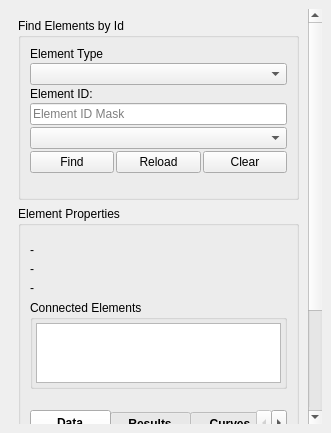
<?xml version="1.0" encoding="UTF-8"?>
<ui version="4.0">
 <class>DockWidget</class>
 <widget class="QDockWidget" name="DockWidget">
  <property name="geometry">
   <rect>
    <x>0</x>
    <y>0</y>
    <width>331</width>
    <height>433</height>
   </rect>
  </property>
  <property name="minimumSize">
   <size>
    <width>315</width>
    <height>390</height>
   </size>
  </property>
  <property name="windowTitle">
   <string>QGISRed Element Explorer</string>
  </property>
  <widget class="QWidget" name="dockWidgetContents">
   <layout class="QHBoxLayout" name="horizontalLayout">
    <item>
     <widget class="QgsScrollArea" name="scrollArea">
      <property name="frameShape">
       <enum>QFrame::NoFrame</enum>
      </property>
      <property name="lineWidth">
       <number>0</number>
      </property>
      <property name="widgetResizable">
       <bool>true</bool>
      </property>
      <widget class="QWidget" name="scrollAreaWidgetContents">
       <property name="geometry">
        <rect>
         <x>0</x>
         <y>0</y>
         <width>313</width>
         <height>393</height>
        </rect>
       </property>
       <layout class="QVBoxLayout" name="verticalLayout">
        <item>
         <widget class="QgsCollapsibleGroupBox" name="mFindElementsGroupBox">
          <property name="title">
           <string>Find Elements by Id</string>
          </property>
          <property name="collapsed">
           <bool>true</bool>
          </property>
          <layout class="QVBoxLayout" name="verticalLayout_6">
           <item>
            <layout class="QVBoxLayout" name="findElementsLayout">
             <property name="spacing">
              <number>2</number>
             </property>
             <property name="leftMargin">
              <number>0</number>
             </property>
             <property name="topMargin">
              <number>0</number>
             </property>
             <property name="rightMargin">
              <number>0</number>
             </property>
             <property name="bottomMargin">
              <number>5</number>
             </property>
             <item>
              <widget class="QLabel" name="label_3">
               <property name="text">
                <string>Element Type</string>
               </property>
              </widget>
             </item>
             <item>
              <widget class="QComboBox" name="cbElementType">
               <property name="sizePolicy">
                <sizepolicy hsizetype="Expanding" vsizetype="Fixed">
                 <horstretch>0</horstretch>
                 <verstretch>0</verstretch>
                </sizepolicy>
               </property>
              </widget>
             </item>
             <item>
              <widget class="QLabel" name="label_7">
               <property name="text">
                <string>Element ID:</string>
               </property>
              </widget>
             </item>
             <item>
              <widget class="QLineEdit" name="leElementMask">
               <property name="sizePolicy">
                <sizepolicy hsizetype="Expanding" vsizetype="Fixed">
                 <horstretch>0</horstretch>
                 <verstretch>0</verstretch>
                </sizepolicy>
               </property>
               <property name="placeholderText">
                <string>Element ID Mask</string>
               </property>
              </widget>
             </item>
             <item>
              <widget class="QComboBox" name="cbElementId">
               <property name="sizePolicy">
                <sizepolicy hsizetype="Expanding" vsizetype="Fixed">
                 <horstretch>0</horstretch>
                 <verstretch>0</verstretch>
                </sizepolicy>
               </property>
               <property name="maximumSize">
                <size>
                 <width>16777215</width>
                 <height>200</height>
                </size>
               </property>
               <property name="maxVisibleItems">
                <number>10</number>
               </property>
               <property name="sizeAdjustPolicy">
                <enum>QComboBox::AdjustToContentsOnFirstShow</enum>
               </property>
               <property name="placeholderText">
                <string/>
               </property>
              </widget>
             </item>
             <item>
              <layout class="QHBoxLayout" name="horizontalLayout_6">
               <property name="spacing">
                <number>2</number>
               </property>
               <item>
                <widget class="QPushButton" name="btFind">
                 <property name="sizePolicy">
                  <sizepolicy hsizetype="Minimum" vsizetype="Fixed">
                   <horstretch>0</horstretch>
                   <verstretch>0</verstretch>
                  </sizepolicy>
                 </property>
                 <property name="text">
                  <string>Find</string>
                 </property>
                </widget>
               </item>
               <item>
                <widget class="QPushButton" name="btReload">
                 <property name="text">
                  <string>Reload</string>
                 </property>
                </widget>
               </item>
               <item>
                <widget class="QPushButton" name="btClear">
                 <property name="text">
                  <string>Clear</string>
                 </property>
                </widget>
               </item>
              </layout>
             </item>
             <item>
              <widget class="Line" name="line">
               <property name="enabled">
                <bool>true</bool>
               </property>
               <property name="frameShadow">
                <enum>QFrame::Raised</enum>
               </property>
               <property name="lineWidth">
                <number>-1</number>
               </property>
               <property name="orientation">
                <enum>Qt::Horizontal</enum>
               </property>
              </widget>
             </item>
             <item>
              <widget class="Line" name="line_2">
               <property name="enabled">
                <bool>true</bool>
               </property>
               <property name="lineWidth">
                <number>0</number>
               </property>
               <property name="orientation">
                <enum>Qt::Horizontal</enum>
               </property>
              </widget>
             </item>
            </layout>
           </item>
          </layout>
         </widget>
        </item>
        <item>
         <widget class="QgsCollapsibleGroupBox" name="mElementPropertiesGroupBox">
          <property name="title">
           <string>Element Properties</string>
          </property>
          <property name="collapsed">
           <bool>true</bool>
          </property>
          <layout class="QVBoxLayout" name="verticalLayout_3">
           <item>
            <layout class="QVBoxLayout" name="elementPropertiesLayout">
             <property name="spacing">
              <number>5</number>
             </property>
             <property name="leftMargin">
              <number>0</number>
             </property>
             <property name="topMargin">
              <number>0</number>
             </property>
             <property name="rightMargin">
              <number>0</number>
             </property>
             <property name="bottomMargin">
              <number>0</number>
             </property>
             <item>
              <widget class="Line" name="lineEp">
               <property name="enabled">
                <bool>true</bool>
               </property>
               <property name="lineWidth">
                <number>0</number>
               </property>
               <property name="orientation">
                <enum>Qt::Horizontal</enum>
               </property>
              </widget>
             </item>
             <item>
              <widget class="QLabel" name="labelFoundElement">
               <property name="text">
                <string>-</string>
               </property>
              </widget>
             </item>
             <item>
              <widget class="QLabel" name="labelFoundElementTag">
               <property name="text">
                <string>-</string>
               </property>
              </widget>
             </item>
             <item>
              <widget class="QLabel" name="labelFoundElementDescription">
               <property name="text">
                <string>-</string>
               </property>
              </widget>
             </item>
             <item>
              <widget class="QgsCollapsibleGroupBox" name="mConnectedElementsGroupBox">
               <property name="maximumSize">
                <size>
                 <width>16777215</width>
                 <height>16777215</height>
                </size>
               </property>
               <property name="title">
                <string>Connected Elements</string>
               </property>
               <layout class="QVBoxLayout" name="verticalLayout_4">
                <property name="spacing">
                 <number>1</number>
                </property>
                <property name="leftMargin">
                 <number>3</number>
                </property>
                <property name="topMargin">
                 <number>3</number>
                </property>
                <property name="rightMargin">
                 <number>3</number>
                </property>
                <property name="bottomMargin">
                 <number>3</number>
                </property>
                <item>
                 <widget class="QListWidget" name="listWidget">
                  <property name="sizePolicy">
                   <sizepolicy hsizetype="Expanding" vsizetype="Expanding">
                    <horstretch>0</horstretch>
                    <verstretch>0</verstretch>
                   </sizepolicy>
                  </property>
                  <property name="minimumSize">
                   <size>
                    <width>0</width>
                    <height>60</height>
                   </size>
                  </property>
                  <property name="maximumSize">
                   <size>
                    <width>16777215</width>
                    <height>80</height>
                   </size>
                  </property>
                  <property name="font">
                   <font>
                    <family>MS Shell Dlg 2</family>
                    <pointsize>8</pointsize>
                   </font>
                  </property>
                 </widget>
                </item>
               </layout>
              </widget>
             </item>
             <item>
              <widget class="Line" name="line_4">
               <property name="enabled">
                <bool>true</bool>
               </property>
               <property name="lineWidth">
                <number>0</number>
               </property>
               <property name="orientation">
                <enum>Qt::Horizontal</enum>
               </property>
              </widget>
             </item>
             <item>
              <widget class="Line" name="line_3">
               <property name="enabled">
                <bool>true</bool>
               </property>
               <property name="lineWidth">
                <number>0</number>
               </property>
               <property name="orientation">
                <enum>Qt::Horizontal</enum>
               </property>
              </widget>
             </item>
             <item>
              <widget class="QTabWidget" name="tabWidget">
               <property name="enabled">
                <bool>true</bool>
               </property>
               <property name="styleSheet">
                <string notr="true">QTabBar::tab { font-weight: bold; min-width: 80px; }</string>
               </property>
               <property name="currentIndex">
                <number>0</number>
               </property>
               <property name="documentMode">
                <bool>false</bool>
               </property>
               <property name="tabsClosable">
                <bool>false</bool>
               </property>
               <property name="movable">
                <bool>false</bool>
               </property>
               <property name="tabBarAutoHide">
                <bool>false</bool>
               </property>
               <widget class="QWidget" name="tabData">
                <attribute name="title">
                 <string>Data</string>
                </attribute>
                <layout class="QVBoxLayout" name="verticalLayout_7">
                 <property name="spacing">
                  <number>2</number>
                 </property>
                 <property name="leftMargin">
                  <number>2</number>
                 </property>
                 <property name="topMargin">
                  <number>2</number>
                 </property>
                 <property name="rightMargin">
                  <number>2</number>
                 </property>
                 <property name="bottomMargin">
                  <number>2</number>
                 </property>
                 <item>
                  <widget class="QTableWidget" name="dataTableWidget">
                   <property name="font">
                    <font>
                     <family>MS Shell Dlg 2</family>
                     <pointsize>8</pointsize>
                    </font>
                   </property>
                   <property name="horizontalScrollBarPolicy">
                    <enum>Qt::ScrollBarAlwaysOff</enum>
                   </property>
                   <property name="sizeAdjustPolicy">
                    <enum>QAbstractScrollArea::AdjustToContents</enum>
                   </property>
                   <property name="columnCount">
                    <number>0</number>
                   </property>
                  </widget>
                 </item>
                </layout>
               </widget>
               <widget class="QWidget" name="tabResults">
                <attribute name="title">
                 <string>Results</string>
                </attribute>
                <layout class="QHBoxLayout" name="horizontalLayout_4">
                 <property name="spacing">
                  <number>2</number>
                 </property>
                 <property name="leftMargin">
                  <number>2</number>
                 </property>
                 <property name="topMargin">
                  <number>2</number>
                 </property>
                 <property name="rightMargin">
                  <number>2</number>
                 </property>
                 <property name="bottomMargin">
                  <number>2</number>
                 </property>
                 <item>
                  <layout class="QFormLayout" name="formLayout_3">
                   <property name="horizontalSpacing">
                    <number>2</number>
                   </property>
                   <property name="verticalSpacing">
                    <number>2</number>
                   </property>
                   <item row="1" column="1">
                    <widget class="QSlider" name="horizontalSlider_2">
                     <property name="orientation">
                      <enum>Qt::Horizontal</enum>
                     </property>
                    </widget>
                   </item>
                   <item row="2" column="1">
                    <widget class="QTableWidget" name="tableWidget_2"/>
                   </item>
                   <item row="0" column="1">
                    <widget class="QLabel" name="label_2">
                     <property name="sizePolicy">
                      <sizepolicy hsizetype="Preferred" vsizetype="Fixed">
                       <horstretch>0</horstretch>
                       <verstretch>0</verstretch>
                      </sizepolicy>
                     </property>
                     <property name="text">
                      <string>Day 1, 15:10</string>
                     </property>
                     <property name="textFormat">
                      <enum>Qt::PlainText</enum>
                     </property>
                     <property name="alignment">
                      <set>Qt::AlignCenter</set>
                     </property>
                    </widget>
                   </item>
                  </layout>
                 </item>
                </layout>
               </widget>
               <widget class="QWidget" name="tabCurves">
                <attribute name="title">
                 <string>Curves</string>
                </attribute>
                <layout class="QVBoxLayout" name="verticalLayout_8">
                 <property name="spacing">
                  <number>2</number>
                 </property>
                 <property name="leftMargin">
                  <number>2</number>
                 </property>
                 <property name="topMargin">
                  <number>2</number>
                 </property>
                 <property name="rightMargin">
                  <number>2</number>
                 </property>
                 <property name="bottomMargin">
                  <number>2</number>
                 </property>
                </layout>
               </widget>
               <widget class="QWidget" name="tabPatterns">
                <attribute name="title">
                 <string>Patterns</string>
                </attribute>
                <layout class="QVBoxLayout" name="verticalLayout_9">
                 <property name="spacing">
                  <number>2</number>
                 </property>
                 <property name="leftMargin">
                  <number>2</number>
                 </property>
                 <property name="topMargin">
                  <number>2</number>
                 </property>
                 <property name="rightMargin">
                  <number>2</number>
                 </property>
                 <property name="bottomMargin">
                  <number>2</number>
                 </property>
                </layout>
               </widget>
               <widget class="QWidget" name="tabControls">
                <attribute name="title">
                 <string>Controls</string>
                </attribute>
                <layout class="QVBoxLayout" name="verticalLayout_10">
                 <property name="spacing">
                  <number>2</number>
                 </property>
                 <property name="leftMargin">
                  <number>2</number>
                 </property>
                 <property name="topMargin">
                  <number>2</number>
                 </property>
                 <property name="rightMargin">
                  <number>2</number>
                 </property>
                 <property name="bottomMargin">
                  <number>2</number>
                 </property>
                </layout>
               </widget>
              </widget>
             </item>
            </layout>
           </item>
          </layout>
         </widget>
        </item>
        <item>
         <spacer name="verticalSpacer_2">
          <property name="orientation">
           <enum>Qt::Vertical</enum>
          </property>
          <property name="sizeHint" stdset="0">
           <size>
            <width>20</width>
            <height>5</height>
           </size>
          </property>
         </spacer>
        </item>
        <item>
         <spacer name="verticalSpacer">
          <property name="orientation">
           <enum>Qt::Vertical</enum>
          </property>
          <property name="sizeHint" stdset="0">
           <size>
            <width>20</width>
            <height>5</height>
           </size>
          </property>
         </spacer>
        </item>
       </layout>
      </widget>
     </widget>
    </item>
   </layout>
  </widget>
 </widget>
 <customwidgets>
  <customwidget>
   <class>QgsCollapsibleGroupBox</class>
   <extends>QGroupBox</extends>
   <header>qgis.gui</header>
   <container>1</container>
  </customwidget>
  <customwidget>
   <class>QgsScrollArea</class>
   <extends>QScrollArea</extends>
   <header>qgis.gui</header>
   <container>1</container>
  </customwidget>
 </customwidgets>
 <resources/>
 <connections/>
</ui>
